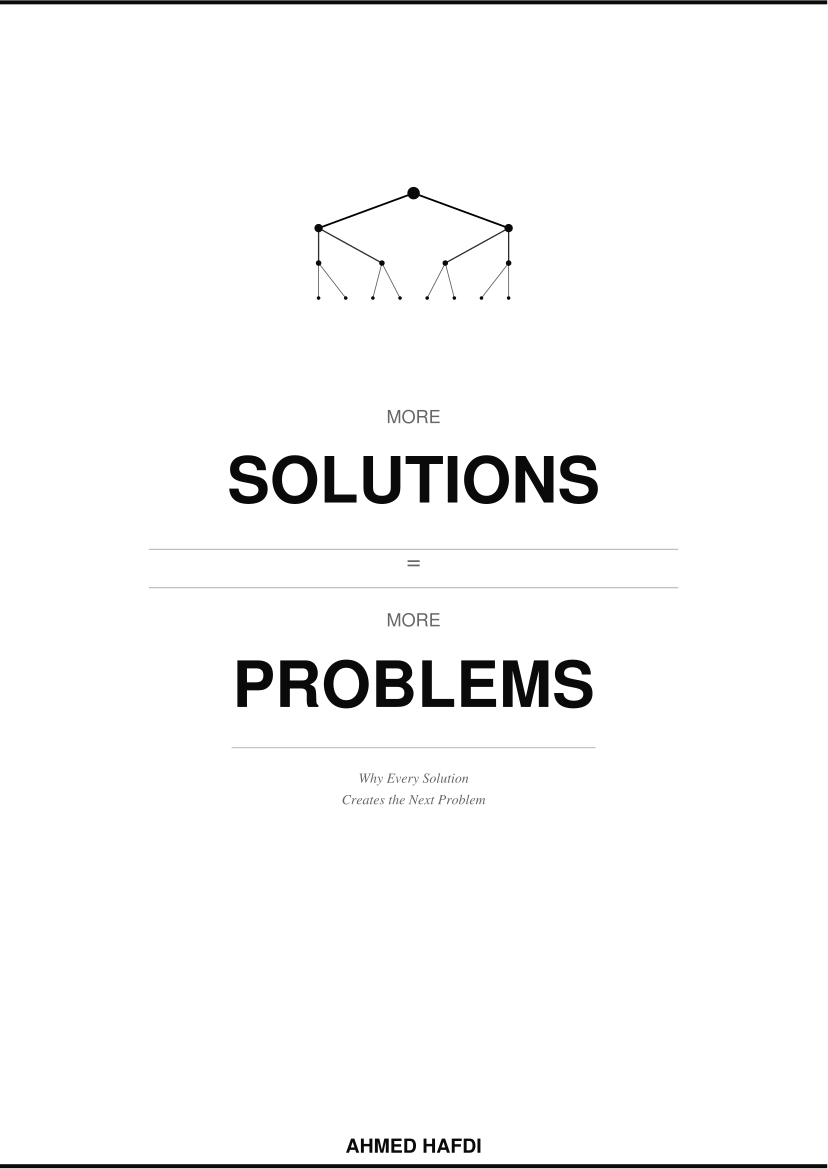

Write Python code to recreate this figure.
#!/usr/bin/env python3
"""
book_cover.py — Front and back covers for
"More Solutions = More Problems" by Ahmed Hafdi.

Output: book_cover.pdf  (page 1 = front, page 2 = back)
Run:    python3 book_cover.py
"""

import io, warnings
warnings.filterwarnings('ignore')

import numpy as np
import matplotlib
matplotlib.use('Agg')
import matplotlib.pyplot as plt

from reportlab.pdfgen   import canvas as rl_canvas
from reportlab.lib.utils import ImageReader
from reportlab.lib.units  import inch
from reportlab.lib.colors import HexColor, white, black
from reportlab.platypus   import Paragraph
from reportlab.lib.styles import ParagraphStyle
from reportlab.lib.enums  import TA_CENTER, TA_LEFT, TA_JUSTIFY

# ── Dimensions ──────────────────────────────────────────────────────────────
import os as _os
OUT = _os.path.join(_os.path.dirname(_os.path.abspath(__file__)), 'book_cover.pdf')
W   = 8.27 * inch  # A4 width — match the interior PDF dimensions exactly
H   = 11.69 * inch # A4 height — required for KDP/IngramSpark pre-flight

# ── Black & White Palette ───────────────────────────────────────────────────
BG        = HexColor('#FFFFFF')          # pure white background
BG_PANEL  = HexColor('#F4F4F4')          # very light gray panel (back cover)
INK       = HexColor('#0A0A0A')          # near-black (titles, rules)
INK_MED   = HexColor('#2A2A2A')          # dark gray (subtitle, author name)
INK_BODY  = HexColor('#3A3A3A')          # body text
INK_LIGHT = HexColor('#666666')          # captions, small text
INK_XLIT  = HexColor('#999999')          # very light gray accents
RULE_COL  = HexColor('#000000')          # solid black rules


# ═══════════════════════════════════════════════════════════════════════════
#  CASCADE TREE IMAGE  (root=top, leaves=bottom)  — black & white
# ═══════════════════════════════════════════════════════════════════════════
def _tx(level: int, idx: int) -> float:
    n = 2 ** level
    return 0.5 if n == 1 else idx / (n - 1)

def make_cascade_tree(w_pt, h_pt, dpi=180):
    """
    Binary cascade tree — root (black) at TOP, leaf cloud (gray) at BOTTOM.
    White background. Root is solid black, leaves fade to light gray.
    """
    LEVELS  = 5
    # Root = solid black → leaves = medium gray
    COLORS  = ['#0A0A0A', '#1E1E1E', '#383838', '#555555', '#777777', '#999999']
    NSIZES  = [320, 170, 90, 46, 24, 14]
    LWIDTHS = [2.4, 1.8, 1.2, 0.7, 0.40]
    ALPHAS  = [0.95, 0.80, 0.62, 0.44, 0.28]

    w_in = w_pt / 72
    h_in = h_pt / 72

    fig, ax = plt.subplots(figsize=(w_in, h_in), facecolor='#FFFFFF')
    ax.set_facecolor('#FFFFFF')
    ax.set_xlim(-0.04, 1.04)
    ax.set_ylim(-0.03, 1.04)   # y=1 → root (TOP), y=0 → leaves (BOTTOM)
    ax.axis('off')

    # ── draw edges first ──────────────────────────────────────────────────
    for lv in range(LEVELS):
        n   = 2 ** lv
        col = COLORS[lv + 1]
        lw  = LWIDTHS[lv]
        alp = ALPHAS[lv]
        for i in range(n):
            px = _tx(lv, i)
            py = 1.0 - lv / LEVELS        # parent y (higher = closer to top)
            cx_l = _tx(lv + 1, 2 * i)
            cx_r = _tx(lv + 1, 2 * i + 1)
            cy   = 1.0 - (lv + 1) / LEVELS  # child y
            for cx in (cx_l, cx_r):
                ax.plot([px, cx], [py, cy],
                        color=col, lw=lw, alpha=alp,
                        solid_capstyle='round', zorder=2)

    # ── draw nodes ────────────────────────────────────────────────────────
    for lv in range(LEVELS + 1):
        n   = 2 ** lv
        col = COLORS[lv]
        s   = NSIZES[min(lv, len(NSIZES)-1)]
        xs  = [_tx(lv, i)         for i in range(n)]
        ys  = [1.0 - lv / LEVELS] * n
        ax.scatter(xs, ys, s=s, c=col, zorder=5, edgecolors='none')

    # ── "THE SOLUTION" label under root node ──────────────────────────────
    ax.text(0.5, 1.015, '— THE SOLUTION —',
            color='#444444', fontsize=7.5, ha='center', va='bottom',
            alpha=0.65, fontfamily='sans-serif', style='italic')

    plt.subplots_adjust(left=0, right=1, top=1, bottom=0)
    buf = io.BytesIO()
    fig.savefig(buf, format='png', dpi=dpi,
                bbox_inches='tight', pad_inches=0.0,
                facecolor='#FFFFFF')
    plt.close(fig)
    buf.seek(0)
    return ImageReader(buf)


# ═══════════════════════════════════════════════════════════════════════════
#  MINI CHART  (back cover) — black & white
# ═══════════════════════════════════════════════════════════════════════════
def make_growth_chart(w_pt, h_pt, dpi=140):
    w_in, h_in = w_pt / 72, h_pt / 72
    fig, ax = plt.subplots(figsize=(w_in, h_in), facecolor='#F4F4F4')
    ax.set_facecolor('#F4F4F4')

    x    = np.linspace(1, 8, 300)
    ylin = x / 8
    yexp = np.clip((2**x - 2) / (2**8 - 2), 0, 1)

    ax.fill_between(x, ylin, yexp, color='#666666', alpha=0.18)
    ax.plot(x, ylin, color='#555555', lw=2.0, linestyle='--')
    ax.plot(x, yexp, color='#0A0A0A', lw=2.2)

    ax.text(7.3, 0.88, 'Problems\nO(2n)', color='#0A0A0A', fontsize=7,
            ha='left', va='center', fontweight='bold')
    ax.text(7.3, 0.11, 'Solutions\nO(n)', color='#555555', fontsize=7,
            ha='left', va='center', fontweight='bold')
    ax.text(4.3, 0.42, 'THE\nGAP', color='#888888', fontsize=5.5,
            ha='center', va='center', alpha=0.55, style='italic')

    ax.set_xlim(1, 9.0)
    ax.set_ylim(-0.05, 1.1)
    for sp in ax.spines.values():
        sp.set_color('#CCCCCC')
        sp.set_linewidth(0.5)
    ax.tick_params(left=False, bottom=False,
                   labelleft=False, labelbottom=False)

    plt.tight_layout(pad=0.1)
    buf = io.BytesIO()
    fig.savefig(buf, format='png', dpi=dpi, facecolor='#F4F4F4')
    plt.close(fig)
    buf.seek(0)
    return ImageReader(buf)


# ═══════════════════════════════════════════════════════════════════════════
#  PARAGRAPH HELPER
# ═══════════════════════════════════════════════════════════════════════════
def ps(name, font='Helvetica', size=10, color=None,
       align=TA_LEFT, leading_mul=1.48):
    if color is None:
        color = INK_BODY
    return ParagraphStyle(name, fontName=font, fontSize=size,
                          textColor=color, alignment=align,
                          leading=size * leading_mul)

def flow(c, text, style, x, y, w, max_h=300):
    """Draw paragraph at (x, y-height); return height consumed."""
    p = Paragraph(text, style)
    p.wrapOn(c, w, max_h)
    p.drawOn(c, x, y - p.height)
    return p.height


# ═══════════════════════════════════════════════════════════════════════════
#  FRONT COVER  — pure typographic, no matplotlib
# ═══════════════════════════════════════════════════════════════════════════
def _draw_cascade_symbol(c, cx, cy, sym_w, sym_h):
    """
    Tiny elegant 3-level binary tree drawn with canvas primitives.
    Root at top, 8 leaf nodes at bottom. All in solid black.
    """
    LEVELS = 3

    def nx(lv, idx):
        n = 2 ** lv
        if n == 1:
            return cx
        return cx - sym_w / 2 + idx * sym_w / (n - 1)

    def ny(lv):
        return cy + sym_h / 2 - lv * sym_h / LEVELS

    # edges
    for lv in range(LEVELS):
        n   = 2 ** lv
        lw  = max(0.4, 1.3 - lv * 0.35)
        alp = 1.0 - lv * 0.18
        c.setStrokeColorRGB(0, 0, 0, alpha=alp)
        c.setLineWidth(lw)
        for i in range(n):
            px, py = nx(lv, i), ny(lv)
            for ci in [2 * i, 2 * i + 1]:
                cx2, cy2 = nx(lv + 1, ci), ny(lv + 1)
                c.line(px, py, cx2, cy2)

    # nodes — root biggest, leaves smallest
    node_sizes = [4.5, 3.0, 2.0, 1.3]
    for lv in range(LEVELS + 1):
        n = 2 ** lv
        r = node_sizes[min(lv, len(node_sizes) - 1)]
        c.setFillColor(INK)
        for i in range(n):
            c.circle(nx(lv, i), ny(lv), r, fill=1, stroke=0)


def front_cover(c):
    # ── pure white background ─────────────────────────────────────────────
    c.setFillColor(BG)
    c.rect(0, 0, W, H, fill=1, stroke=0)

    # ── thin black top bar ────────────────────────────────────────────────
    c.setFillColor(INK)
    c.rect(0, H - 0.04 * inch, W, 0.04 * inch, fill=1, stroke=0)

    # ── small cascade symbol — upper portion ──────────────────────────────
    _draw_cascade_symbol(c,
        cx=W / 2,
        cy=H * 0.790,
        sym_w=1.9 * inch,
        sym_h=1.05 * inch)

    # ── title block ───────────────────────────────────────────────────────
    # "MORE"  (clearly above SOLUTIONS, no overlap)
    c.setFont('Helvetica', 13)
    c.setFillColor(INK_LIGHT)
    c.drawCentredString(W / 2, H * 0.638, 'MORE')

    # "SOLUTIONS"
    c.setFont('Helvetica-Bold', 46)
    c.setFillColor(INK)
    c.drawCentredString(W / 2, H * 0.570, 'SOLUTIONS')

    # "=" with flanking hairlines
    c.setStrokeColor(INK_XLIT)
    c.setLineWidth(0.55)
    c.line(W * 0.18, H * 0.530, W * 0.82, H * 0.530)

    c.setFont('Helvetica', 18)
    c.setFillColor(INK_LIGHT)
    c.drawCentredString(W / 2, H * 0.513, '=')

    c.line(W * 0.18, H * 0.497, W * 0.82, H * 0.497)

    # "MORE"  (clearly above PROBLEMS, no overlap)
    c.setFont('Helvetica', 13)
    c.setFillColor(INK_LIGHT)
    c.drawCentredString(W / 2, H * 0.464, 'MORE')

    # "PROBLEMS"
    c.setFont('Helvetica-Bold', 46)
    c.setFillColor(INK)
    c.drawCentredString(W / 2, H * 0.395, 'PROBLEMS')

    # ── subtitle ──────────────────────────────────────────────────────────
    c.setStrokeColor(INK_XLIT)
    c.setLineWidth(0.5)
    c.line(W * 0.28, H * 0.360, W * 0.72, H * 0.360)

    sub_st = ps('sub', font='Times-Italic', size=10, color=INK_LIGHT,
                align=TA_CENTER, leading_mul=1.55)
    flow(c,
         'Why Every Solution<br/>Creates the Next Problem',
         sub_st, W * 0.12, H * 0.342, W * 0.76)

    # ── author — pinned to bottom ─────────────────────────────────────────
    c.setFillColor(INK)
    c.rect(0, 0, W, 0.04 * inch, fill=1, stroke=0)

    c.setFont('Helvetica-Bold', 14)
    c.setFillColor(INK)
    c.drawCentredString(W / 2, 0.155 * inch, 'AHMED HAFDI')


# ═══════════════════════════════════════════════════════════════════════════
#  BACK COVER
# ═══════════════════════════════════════════════════════════════════════════
def back_cover(c):
    M  = W * 0.13          # left/right margin
    TW = W - 2 * M        # text width

    # ── pure white background ─────────────────────────────────────────────
    c.setFillColor(BG)
    c.rect(0, 0, W, H, fill=1, stroke=0)

    # ── black top bar ─────────────────────────────────────────────────────
    c.setFillColor(INK)
    c.rect(0, H - 0.04*inch, W, 0.04*inch, fill=1, stroke=0)

    # ── HOOK — large opening statement ───────────────────────────────────
    hook_st = ps('hook', font='Times-Roman', size=17,
                 color=INK, align=TA_CENTER, leading_mul=1.55)
    hook_h = flow(c,
        '<i>Every solution carries<br/>the seed of the next crisis.</i>',
        hook_st, M, H * 0.91, TW)

    # thin rule under hook
    rule_y = H * 0.91 - hook_h - 0.18*inch
    c.setStrokeColor(INK); c.setLineWidth(0.7)
    c.line(M, rule_y, W - M, rule_y)

    # ── key line ──────────────────────────────────────────────────────────
    key_st = ps('key', font='Helvetica-Bold', size=11,
                color=INK, align=TA_CENTER, leading_mul=1.5)
    key_h = flow(c, 'This is not bad luck. It is mathematics.',
                 key_st, M, rule_y - 0.22*inch, TW)

    # ── short body ────────────────────────────────────────────────────────
    body_st = ps('body', font='Helvetica', size=9.8,
                 color=INK_BODY, align=TA_CENTER, leading_mul=1.65)
    body_y  = rule_y - 0.22*inch - key_h - 0.20*inch
    body_h  = flow(c,
        '<b>AHMED HAFDI</b> proves that solutions breed new problems '
        '<i>exponentially</i> — and constructs <b>Cascade Theory</b>: '
        'the framework explaining why celebrated innovations '
        'generate the defining crises of the next era.',
        body_st, M, body_y, TW)

    # tagline
    tag_st = ps('tag', font='Times-Italic', size=9.5,
                color=INK_LIGHT, align=TA_CENTER, leading_mul=1.5)
    tag_y  = body_y - body_h - 0.22*inch
    flow(c, 'Essential reading for anyone who leads, governs, builds, or decides.',
         tag_st, M, tag_y, TW)

    # thin rule
    mid_rule_y = tag_y - 0.30*inch
    c.setStrokeColor(INK_XLIT); c.setLineWidth(0.5)
    c.line(M, mid_rule_y, W - M, mid_rule_y)

    # ── pull-quote from the book + author bio ────────────────────────────
    # First-book authors do not fake endorsements. The back cover instead
    # sells itself with a single pull-quote from the Introduction and a
    # short author bio. Both are honest and stand on their own. Once real
    # outside blurbs come in from outreach, they replace the author-bio
    # block at the bottom (see OUTREACH_BLURBERS.md).
    pull_st = ps('pull', font='Times-Italic', size=9.5,
                 color=INK, align=TA_CENTER, leading_mul=1.55)
    pull_attr_st = ps('pull_attr', font='Helvetica', size=7.5,
                      color=INK_LIGHT, align=TA_CENTER, leading_mul=1.3)
    bio_st = ps('bio', font='Helvetica', size=8.5,
                color=INK_BODY, align=TA_CENTER, leading_mul=1.55)

    py = mid_rule_y - 0.22*inch

    # The pull-quote — the Argument-in-One-Sentence from the Introduction.
    pull = ('\u2018Every solution, once released into a connected system, '
            'creates problems faster than the system can absorb them \u2014 and the '
            'more connected the system, the wider the gap.\u2019')
    qh = flow(c, pull, pull_st, M, py, TW)
    py -= qh + 0.05*inch
    ah = flow(c, '\u2014 from the Introduction', pull_attr_st, M, py, TW)
    py -= ah + 0.20*inch

    # The author bio.
    bio = ('<b>AHMED HAFDI</b> is a software engineer and researcher based in '
           'Kenitra, Morocco. <i>More Solutions = More Problems</i> is the trade '
           'edition of his Cascade Innovation framework; the full mathematical '
           'treatment appears in the underlying research paper at '
           'researchgate.net/publication/395720779.')
    bh = flow(c, bio, bio_st, M, py, TW)
    py -= bh + 0.18*inch

    # thin rule
    c.setStrokeColor(INK_XLIT); c.setLineWidth(0.5)
    c.line(M, py, W - M, py)

    # ── three book quotes ─────────────────────────────────────────────────
    bq_st   = ps('bq', font='Times-Italic', size=9.0,
                 color=INK_MED, align=TA_CENTER, leading_mul=1.50)
    bqs_st  = ps('bqs', font='Helvetica', size=7.5,
                 color=INK_LIGHT, align=TA_CENTER, leading_mul=1.3)

    book_quotes = [
        ('For every complex problem there is an answer that is clear, simple, and wrong.',
         '— H. L. Mencken'),
        ('We do not learn from experience. We learn from reflecting on experience.',
         '— John Dewey'),
        ('Those who cannot remember the past are condemned to repeat it.',
         '— George Santayana'),
    ]
    qpy = py - 0.22*inch
    for bq, src in book_quotes:
        qh = flow(c, bq, bq_st, M, qpy, TW)
        qpy -= qh + 0.04*inch
        ah = flow(c, src, bqs_st, M, qpy, TW)
        qpy -= ah + 0.13*inch

    # ── website + bottom bar ──────────────────────────────────────────────
    c.setFont('Helvetica', 7)
    c.setFillColor(INK_LIGHT)
    c.drawCentredString(W/2, 0.16*inch, 'www.moresolutions-moreproblems.com')

    c.setFillColor(INK)
    c.rect(0, 0, W, 0.04*inch, fill=1, stroke=0)


# ═══════════════════════════════════════════════════════════════════════════
#  MAIN
# ═══════════════════════════════════════════════════════════════════════════
def main():
    print('Rendering cascade tree...')
    c = rl_canvas.Canvas(OUT, pagesize=(W, H))

    print('Drawing front cover...')
    front_cover(c)
    c.showPage()

    print('Drawing back cover...')
    back_cover(c)
    c.showPage()

    c.save()
    print(f'\n  Saved → {OUT}')
    print('  Page 1: Front cover')
    print('  Page 2: Back cover')


if __name__ == '__main__':
    main()
